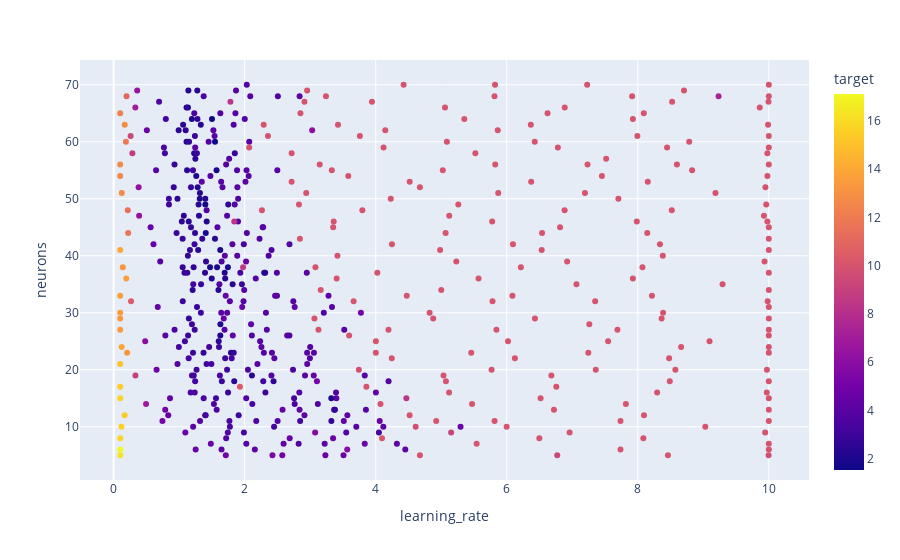

Here is the notebook cell this chart was saved with:
### Code cell
px.scatter(df, x="learning_rate", y="neurons", color="target", hover_data=["learning_rate"])

### Figure 1 — Plotly figure (JSON) as saved in the notebook; plotly's stock layout.template omitted (floating-point values rounded to 4 significant figures; data arrays with more than 128 entries replaced by an {"elided": "..."} marker saying what was removed)
{"data": [{"hovertemplate": "learning_rate=%{x}<br>neurons=%{y}<br>target=%{marker.color}<extra></extra>", "legendgroup": "", "marker": {"color": {"elided": "525 float values"}, "coloraxis": "coloraxis", "symbol": "circle"}, "mode": "markers", "name": "", "orientation": "v", "showlegend": false, "type": "scatter", "x": {"elided": "525 float values"}, "xaxis": "x", "y": {"elided": "525 int values"}, "yaxis": "y"}], "layout": {"coloraxis": {"colorbar": {"title": {"text": "target"}}, "colorscale": [[0, "#0d0887"], [0.1111, "#46039f"], [0.2222, "#7201a8"], [0.3333, "#9c179e"], [0.4444, "#bd3786"], [0.5556, "#d8576b"], [0.6667, "#ed7953"], [0.7778, "#fb9f3a"], [0.8889, "#fdca26"], [1, "#f0f921"]]}, "legend": {"tracegroupgap": 0}, "margin": {"t": 60}, "xaxis": {"anchor": "y", "domain": [0, 1], "title": {"text": "learning_rate"}}, "yaxis": {"anchor": "x", "domain": [0, 1], "title": {"text": "neurons"}}}}
